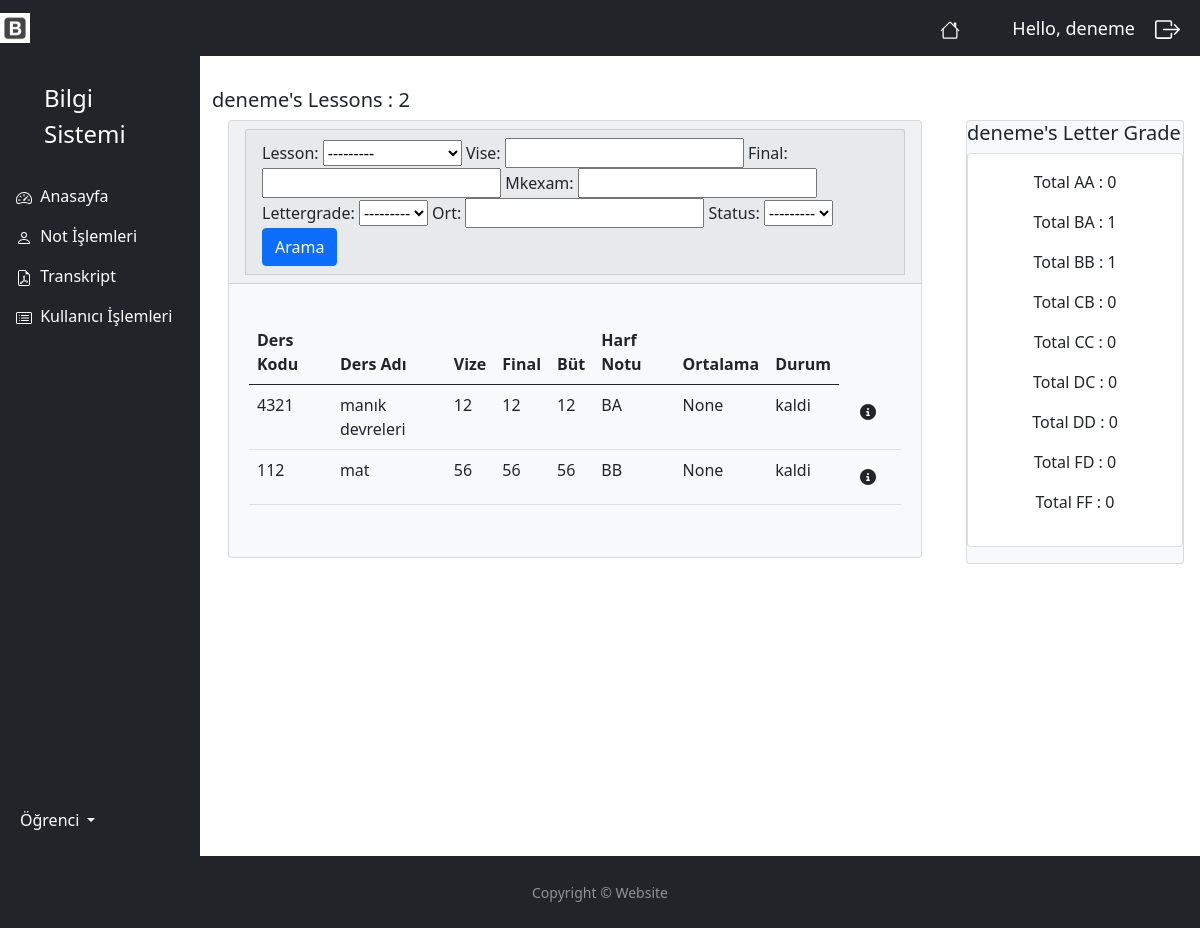
Page /notes_user/ (signed in) on the committed database.
### myapp/models.py (models this page shows)
class Notes(models.Model):
    STATUS1 = (
        ('gecti', 'Geçti'),
        ('kaldi', 'Kaldı'),
    )
    STATUS2 = (
        ('AA', 'AA'),
        ('BA', 'BA'),
        ('BB', 'BB'),
        ('CB', 'CB'),
        ('CC', 'CC'),
        ('DC', 'DC'),
        ('DD', 'DD'),
        ('FD', 'FD'),
        ('FF', 'FF'),
    )
    lesson = models.ForeignKey(Lesson, null=True, on_delete=models.SET_NULL)
    student = models.ForeignKey(Student, null=True, on_delete=models.SET_NULL)
    vise = models.IntegerField(null=True, blank=True)
    final = models.IntegerField(null=True, blank=True)
    mkexam = models.IntegerField(null=True, blank=True)
    lettergrade = models.CharField(max_length=2, null=True, choices=STATUS2)
    ort = models.IntegerField(blank=True, null=True)
    status = models.CharField(max_length=5, null=True, choices=STATUS1)

class Lesson(models.Model):
    lcode = models.CharField(blank=True, max_length=50)
    lname = models.CharField(blank=True, max_length=50)
    lcredit = models.IntegerField(blank=True, null=True)
    period = models.ForeignKey(Period, null=True, on_delete=models.SET_NULL)
    student = models.ManyToManyField(Student)
    def __str__(self):
        return self.lname

### myapp/decorators.py (the view)
        def wrapper_func(request, *args, **kwargs):
            group =None
            if request.user.groups.exists():
                group = request.user.groups.all()[0].name
            if group in allowed_roles:
                return view_func(request, *args, **kwargs)
            else:
                return HttpResponse('You are not authorized to view this page')

### myapp/templates/accounts/notes_user.html (shortened to what this page needs)
{% extends 'accounts/main.html' %}
{% block content %}
<div class="row">
    <h5>{{ request.user }}'s Lessons : {{ notes_count }}</h5>
    <div class="col-9">
            <div class="card bg-light ms-3 me-3 mb-3">
                <div class="card-header">
                    <div class="col">
                        <div class="card card-header">
                            <form method="get">
                                 {{ myFilter.form }}
                                <button class="btn btn-primary" type="submit">Arama</button>
                            </form>
                        </div>
                    </div>
                </div>
                {% if notes %}
                <div class="card-body m-1">
                    <p class="card-text">
                        <div class="table-responsive">
                            <table class="table table-hover">
                                <thead>
                                        <tr>
                                            <th scope="col">Ders Kodu</th>
                                            <th scope="col">Ders Adı</th>
                                            <th scope="col">Vize</th>
                                            <th scope="col">Final</th>
                                            <th scope="col">Büt</th>
                                            <th scope="col">Harf Notu</th>
                                            <th scope="col">Ortalama</th>
                                            <th scope="col">Durum</th>
                                      </tr>
                                </thead>
                                <tbody>
                                   {% for note in notes %}
                                   <tr>
                                        <td>{{ note.lesson.lcode }}</td>
                                        <td>{{ note.lesson.lname }}</td>
                                        <td>{{ note.vise }}</td>
                                        <td>{{ note.final }}</td>
                                        <td>{{ note.mkexam }}</td>
                                        <td>{{ note.lettergrade }}</td>
                                        <td>{{ note.ort }}</td>
                                        <td>{{ note.status }}</td>
                                        <td>
                                            <button type="button" class="btn me-1" href="{% url 'notes_user' %}" data-bs-toggle="modal" data-bs-target="#myModal{{ i.id }}">
                                                <i class="fa-solid fa-circle-info"></i>
                                            </button>
                                        </td>
                                   </tr>
                                   {% endfor %}
                                </tbody>
                            </table>
                        </div>
                    </p>
                </div>
            </div>
                {% else %}
                    <p></p>
                    <h5 class="alert alert-primary ms-4 me-4">Ders Kaydı Yok</h5>
                {% endif %}
        </div>
    <div class="col-3">
            <div class="card bg-light ms-1 me-1 mb-1">
                <h5>{{ request.user }}'s Letter Grade</h5>
                <div class="row">
                        <div class="col">
                            <div class="col-md">
                                <div class="card text-center text-black mb-3" id="total-department">
                                    <div class="card-body">
                                        <p>Total AA : {{ aa }}</p>
                                        <p>Total BA : {{ ba }}</p>
                                        <p>Total BB : {{ bb }}</p>
                                        <p>Total CB : {{ cb }}</p>
                                        <p>Total CC : {{ cc }}</p>
                                        <p>Total DC : {{ dc }}</p>
                                        <p>Total DD : {{ dd }}</p>
                                        <p>Total FD : {{ fd }}</p>
                                        <p>Total FF : {{ ff }}</p>
                                    </div>
                                </div>
                            </div>
                        </div>
                    </div>
            </div>
    </div>
</div>
{% endblock %}

### myapp/templates/accounts/navbar.html (shortened to what this page needs)
{% load static %}
<nav class="navbar navbar-expand-lg navbar-dark bg-dark">
  <a href="{% url 'index' %}"><img  width="30" height="30" class="d-inline-block align-top" alt=""  src="{% static 'images/icon.jpeg' %}"></a>
    <span><a href="/" class="nav-link text-white align-middle px-5">
          </a>
    </span>
    <span class="hello-msg">Hello, {{ request.user }} </span>
    <span ><a  class="hello-msg " href="{% url 'logout' %}">
        </a>
    </span>
</nav>

### static/css/main.css (style rules this page uses)
body { background-color: #ebeff5; }

### myapp/templates/accounts/navbar.html (style rules this page uses)
.hello-msg { font-size: 18px; color: #fff; margin-right: 20px; }

### myapp/templates/accounts/footer.html (style rules this page uses)
html, body { height: 100%; }

### rows in the picture
Notes: lesson.lcode "4321", lesson.lname "manık devreleri", vise "12", final "12", mkexam "12", lettergrade "BA", ort "None", status "kaldi"
Notes: lesson.lcode "112", lesson.lname "mat", vise "56", final "56", mkexam "56", lettergrade "BB", ort "None", status "kaldi"

### other values in the picture
{{ request.user }} "deneme"
{{ notes_count }} "2"
{{ aa }} "0"
{{ ba }} "1"
{{ bb }} "1"
{{ cb }} "0"
{{ cc }} "0"
{{ dc }} "0"
{{ dd }} "0"
{{ fd }} "0"
{{ ff }} "0"
